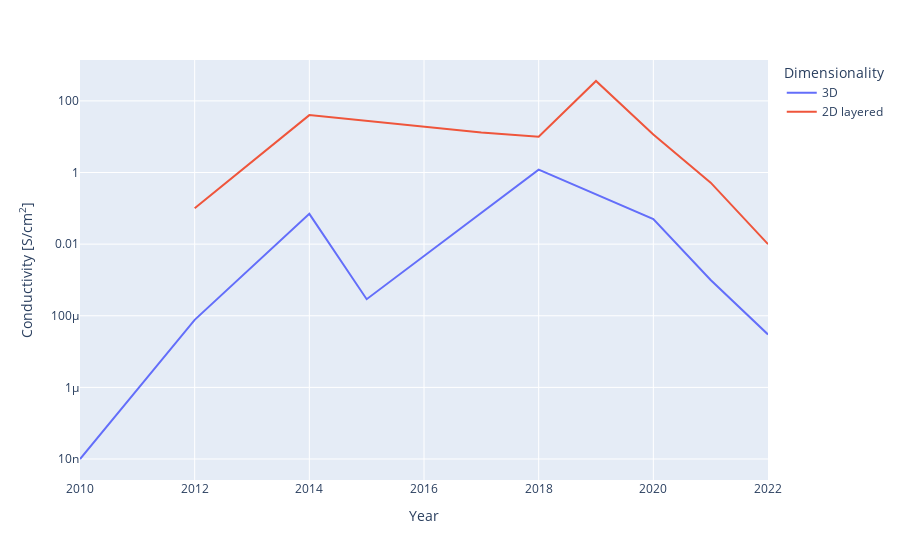

Notebook source saved alongside this figure:
### Code cell
mofs_sorted_3D_porous = mofs.loc[mofs[(mofs['Dimensionality']=='3D') & (mofs['Porosity']>100)].groupby('Year')['Value'].idxmax()]
mofs_sorted_2D_porous = mofs.loc[mofs[(mofs['Dimensionality']=='2D layered') & (mofs['Porosity']>100)].groupby('Year')['Value'].idxmax()]
mofs_sorted_porous = pd.concat([mofs_sorted_3D_porous, mofs_sorted_2D_porous], ignore_index=True)
fig3 = px.line(mofs_sorted_porous, x='Year', y='Value', color='Dimensionality', hover_data=['Dimensionality','Porosity'], 
                 labels={'Value': "Conductivity [S/cm<sup>2</sup>]"}, hover_name='Name')
fig3.update_traces(hovertemplate='<b>%{hovertext}</b><br><br>Dimensionality=%{customdata[0]}\
                                 <br>Year=%{x}<br>Value=%{y} S/cm<sup>2</sup>\
                                 <br>Porosity=%{customdata[1]} m<sup>2</sup>/g<extra></extra>')
fig3.update_layout(yaxis_type="log")
fig3.show()

### Figure 1 — Plotly figure (JSON) as saved in the notebook; plotly's stock layout.template omitted (floating-point values rounded to 4 significant figures)
{"data": [{"customdata": [["3D", 385], ["3D", 450], ["3D", 214], ["3D", 559], ["3D", 614], ["3D", 208], ["3D", 1400], ["3D", 120]], "hovertemplate": "<b>%{hovertext}</b><br><br>Dimensionality=%{customdata[0]}                                 <br>Year=%{x}<br>Value=%{y} S/cm<sup>2</sup>                                 <br>Porosity=%{customdata[1]} m<sup>2</sup>/g<extra></extra>", "hovertext": ["Cu[Ni(pdt)2]", "Fe(1,2,3-triazolate) (oxidized)", "TCNQ@Cu3(BTC)2", "Cd2(TTFTB)", "Fe2(BDT)3 (oxidized)", "Ho(1+x)(HOTP)", "Fe-HHTP", "NiTAHQ-3D-ox"], "legendgroup": "3D", "line": {"color": "#636efa", "dash": "solid"}, "marker": {"symbol": "circle"}, "mode": "lines", "name": "3D", "orientation": "v", "showlegend": true, "type": "scatter", "x": [2010, 2012, 2014, 2015, 2018, 2020, 2021, 2022], "xaxis": "x", "y": [1e-08, 7.7e-05, 0.07, 0.00029, 1.2, 0.05, 0.001, 3e-05], "yaxis": "y"}, {"customdata": [["2D layered", 306], ["2D layered", 630], ["2D layered", 114], ["2D layered", 210], ["2D layered", 2298], ["2D layered", 280], ["2D layered", 133], ["2D layered", 480]], "hovertemplate": "<b>%{hovertext}</b><br><br>Dimensionality=%{customdata[0]}                                 <br>Year=%{x}<br>Value=%{y} S/cm<sup>2</sup>                                 <br>Porosity=%{customdata[1]} m<sup>2</sup>/g<extra></extra>", "hovertext": ["Cu3(HOTP)2", "Ni3(HITP)2", "Cu3(HIB)2", "Fe3(PTC)", "(Mn/Fe)3(HIB)2", "Co3(HITP)2", "Ni3(HAB)2", "Ni3(HATI_C1)2"], "legendgroup": "2D layered", "line": {"color": "#EF553B", "dash": "solid"}, "marker": {"symbol": "circle"}, "mode": "lines", "name": "2D layered", "orientation": "v", "showlegend": true, "type": "scatter", "x": [2012, 2014, 2017, 2018, 2019, 2020, 2021, 2022], "xaxis": "x", "y": [0.1, 40, 13, 10, 359, 11.5, 0.52, 0.01], "yaxis": "y"}], "layout": {"autosize": true, "legend": {"title": {"text": "Dimensionality"}, "tracegroupgap": 0}, "margin": {"t": 60}, "xaxis": {"anchor": "y", "autorange": true, "domain": [0, 1], "range": [2010, 2022], "title": {"text": "Year"}, "type": "linear"}, "yaxis": {"anchor": "x", "autorange": true, "domain": [0, 1], "range": [-8.586, 3.141], "title": {"text": "Conductivity [S/cm<sup>2</sup>]"}, "type": "log"}}}
